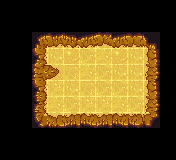

Below is a game level as drawn by its tile map, then a one-line description and the .tmx file that defines it, in full:
An orthogonal 11x10 tile map with 16x16 px tiles, 1 tile layer (Tile Layer 1) and 6 objects (HERO, STAIRS, SPIKES_DOWN, SLIME, SPIKES, ...).

<map version="1.10" tiledversion="1.10.1" orientation="orthogonal" renderorder="right-down" width="11" height="10" tilewidth="16" tileheight="16" infinite="0" nextlayerid="3" nextobjectid="7">
 <properties>
  <property name="DIRECTIONS" value="ULULULULULULULUL" />
  <property name="ITEMS" value="DOOR_SWITCHED_OPEN,SWITCH,SWITCH,DOOR_SWITCHED" />
  <property name="NAME" value="Why do people leave things in awkward places?" />
 </properties>
 <tileset firstgid="1" source="../level16.tsx" />
 <layer id="1" name="Tile Layer 1" width="11" height="10">
  <data encoding="csv">
0,0,0,0,0,0,0,0,0,0,0,
0,0,0,0,0,0,0,0,0,0,0,
0,0,1,2,5,6,3,6,7,9,0,
0,0,46,11,17,15,14,17,11,18,0,
0,0,2147483678,2147483677,16,14,15,11,11,38,0,
0,0,46,12,11,16,15,15,11,18,0,
0,0,37,14,15,12,12,14,15,38,0,
0,0,19,23,24,25,24,25,20,27,0,
0,0,0,0,0,0,0,0,0,0,0,
0,0,0,0,0,0,0,0,0,0,0
</data>
 </layer>
 <objectgroup id="2" name="Object Layer 1">
  <object id="1" name="HERO" x="133.224" y="106.213">
   <point />
  </object>
  <object id="2" name="STAIRS" x="54.4712" y="59.0903">
   <point />
  </object>
  <object id="3" name="SPIKES_DOWN" x="71.6849" y="72.6462">
   <point />
  </object>
  <object id="4" name="SLIME" x="69.9636" y="57.3689">
   <point />
  </object>
  <object id="5" name="SPIKES" x="87.3925" y="58.2296">
   <point />
  </object>
  <object id="6" name="SWORD" x="87.8228" y="91.3661">
   <point />
  </object>
 </objectgroup>
</map>
